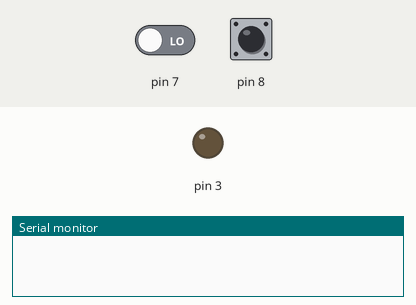
Simulated run of this sketch. Board: Arduino Uno, built with avr-gcc and run on an emulated ATmega328P. Parts: output pins drawn as LEDs (lit = HIGH), the last lines printed to the serial monitor. The test bench sets the inputs (shaded band); at power-on: pin 7 LOW, pin 8 LOW. Pins used as bus, display or sensor lines are not drawn.

Above: at 1.5 s.
1.6 s: pin 7 driven HIGH
At 2.71 s:
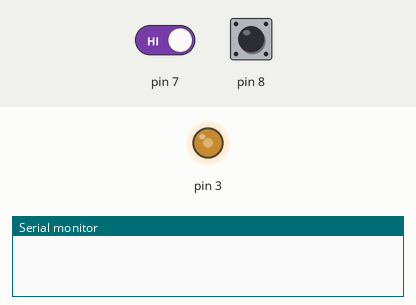
4.6 s: pin 8 driven HIGH
7.6 s: pin 8 pulsed LOW 2 times (0.12 s each, 0.3 s apart)
11.2 s: pin 7 driven LOW
At 12.3 s:
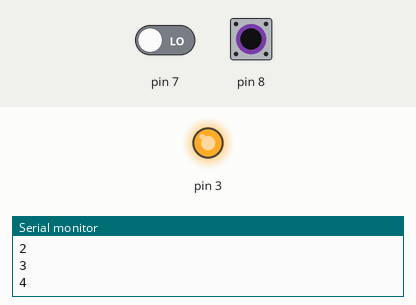
Timing chart, 0 to 13.7 s (numbered marks = the images above; inputs shaded):
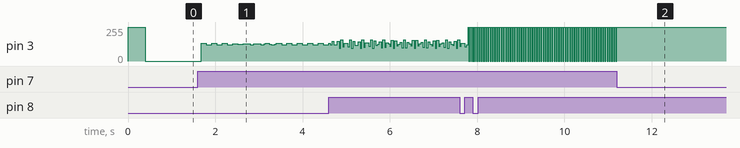

The sketch:

tune_test.ino
```cpp
#include<TimerOne.h>
#define MAX_POS 158
#define MAX_PERIOD 49
#define RESOLUTION 40

int current_period, current_tick;
int current_pos;
int currentState, currentdirState;

void togglePin(byte pin, byte direction_pin) {

  //Switch directions if end has been reached
  if (current_pos >= 158) {
    currentdirState = HIGH;
    digitalWrite(direction_pin,HIGH);
  }
  else if (current_pos <= 0) {
    currentdirState = LOW;
    digitalWrite(direction_pin,LOW);
  }

  //Update currentPosition
  if (currentdirState==HIGH){
    current_pos--;
  }
  else {
    current_pos++;
  }

  //Pulse the control pin
  digitalWrite(pin,currentState);
  currentState = ~currentState;
}

void reset(byte pin)
{
  digitalWrite(pin+1,HIGH); // Go in reverse
  for (byte s=0;s<158;s+=2){ //Half max because we're stepping directly (no toggle)
    digitalWrite(pin,HIGH);
    digitalWrite(pin,LOW);
    delay(5);
  }
  current_pos = 0; // We're reset.
  digitalWrite(pin+1,LOW);
  currentdirState = LOW; // Ready to go forward.
}

int btn7_lasted = 0;
int btn8_lasted = 0;
int btn7_clicking = 0;

void setup() {
  // put your setup code here, to run once:
  pinMode(2,OUTPUT);
  pinMode(3,OUTPUT);
  pinMode(7,INPUT);
  pinMode(8,INPUT);

	current_period = 1;
	current_tick = 0;
	current_pos = 0;

	currentState = LOW;
	currentdirState = LOW;
  reset(2);

	Timer1.initialize(RESOLUTION); // Set up a timer at the defined resolution
  Timer1.attachInterrupt(tick); // Attach the tick function

  Serial.begin(9600);
}

void loop() {
  // put your main code here, to run repeatedly:
	int btn7_pushed = digitalRead(7);
	int btn8_pushed = digitalRead(8);

  if (btn7_pushed != btn7_lasted)
  {
    delay(5);
    btn7_pushed = digitalRead(7);
  }
	if (btn8_pushed != btn8_lasted)
	{
		delay(5);
		btn8_pushed = digitalRead(8);
	}

  if (btn7_pushed != btn7_lasted)
  {
    btn7_clicking = ~btn7_clicking;
  }
	if (btn8_pushed != btn8_lasted && btn8_pushed)
	{
			current_period++;
			if (current_period > MAX_PERIOD)
					current_period = 0;
      Serial.println(current_period);
	}

	btn7_lasted = btn7_pushed;
	btn8_lasted = btn8_pushed;
}

void tick() {
	if (btn7_clicking)
	{
			if (current_period > 0)
			{
					current_tick++;
					if (current_period <= current_tick)
					{
							current_tick = 0;
							togglePin(2,3);
					}
			}
	}
}
```

Measured:
- after the input at 1.6 s, pin 3: 0/255 → 134/255 after 0.08 s, → 121/255 0.12 s later, → 133/255 0.12 s later, → 122/255 0.12 s later, … (28 changes in this stretch)
- after the input at 11.2 s, pin 3: goes on until 11.2 s, then stays 255/255
